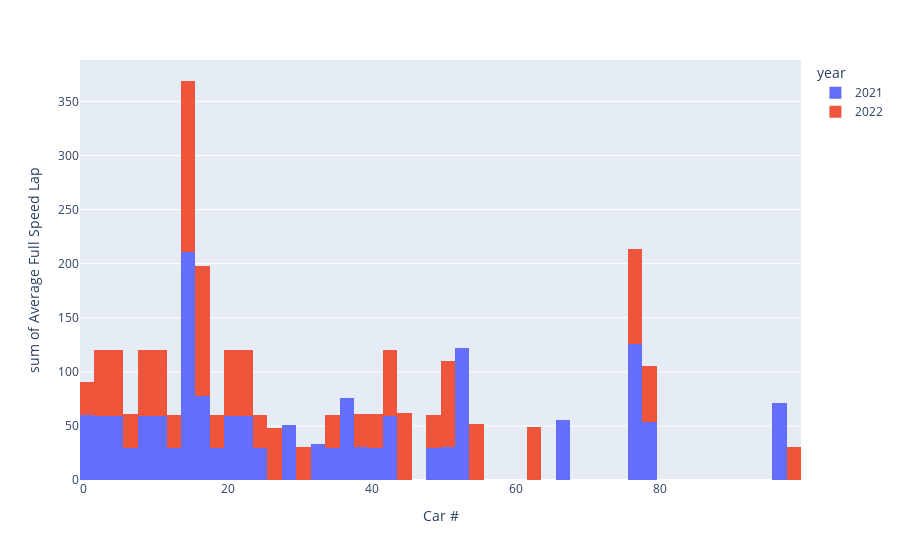

Notebook source saved alongside this figure:
### Code cell
import plotly.express as px
df = px.data.tips()
fig = px.histogram(df_combined, x="Car #", y="Average Full Speed Lap", color="year",
                #    marginal="box", # or violin, rug
                   hover_data=df_combined.columns,nbins=50)
fig.show()

### Figure 1 — Plotly figure (JSON) as saved in the notebook; plotly's stock layout.template omitted (floating-point values rounded to 4 significant figures)
{"data": [{"alignmentgroup": "True", "bingroup": "x", "histfunc": "sum", "hovertemplate": "year=2021<br>Car #=%{x}<br>sum of Average Full Speed Lap=%{y}<extra></extra>", "legendgroup": "2021", "marker": {"color": "#636efa", "pattern": {"shape": ""}}, "name": "2021", "nbinsx": 50, "offsetgroup": "2021", "orientation": "v", "showlegend": true, "type": "histogram", "x": [0, 1, 2, 3, 4, 5, 6, 8, 9, 10, 11, 12, 14, 15, 15, 15, 15, 15, 16, 17, 18, 20, 21, 22, 23, 24, 28, 33, 34, 36, 37, 38, 41, 42, 43, 48, 51, 52, 53, 53, 53, 66, 66, 77, 77, 77, 77, 78, 78, 96, 96], "xaxis": "x", "y": [30.84, 29.61, 29.34, 29.67, 29.59, 29.37, 29.9, 29.77, 29.5, 29.67, 29.37, 29.41, 29.77, 21.06, 49.14, 50.33, 27.52, 33.19, 48.3, 29.74, 29.55, 29.46, 29.59, 29.47, 29.71, 29.45, 50.61, 33.12, 29.83, 46.47, 29.78, 30.09, 29.87, 29.77, 29.66, 29.52, 30.5, 31.4, 27.56, 21.46, 41.31, 21.41, 34.49, 46.33, 25.22, 32.64, 21.32, 32.33, 20.87, 49.6, 21.29], "yaxis": "y"}, {"alignmentgroup": "True", "bingroup": "x", "histfunc": "sum", "hovertemplate": "year=2022<br>Car #=%{x}<br>sum of Average Full Speed Lap=%{y}<extra></extra>", "legendgroup": "2022", "marker": {"color": "#EF553B", "pattern": {"shape": ""}}, "name": "2022", "nbinsx": 50, "offsetgroup": "2022", "orientation": "v", "showlegend": true, "type": "histogram", "x": [1, 2, 3, 4, 5, 6, 8, 9, 10, 11, 12, 14, 15, 15, 15, 15, 16, 16, 16, 17, 18, 20, 21, 22, 23, 24, 27, 31, 34, 38, 41, 42, 43, 44, 45, 48, 50, 51, 55, 62, 77, 77, 77, 78, 78, 99], "xaxis": "x", "y": [30.35, 30.61, 30.61, 30.73, 30.39, 30.7, 30.44, 30.48, 30.56, 30.49, 30.46, 30.62, 47.28, 32.71, 23.06, 24.18, 24.11, 39.55, 25.58, 30.66, 30.52, 30.42, 30.95, 30.35, 30.48, 30.38, 48.2, 30.57, 30.65, 30.82, 30.78, 30.7, 30.45, 31.78, 30.54, 30.49, 48.34, 30.92, 51.97, 49.16, 27.89, 20.44, 39.57, 31.82, 20.67, 30.23], "yaxis": "y"}], "layout": {"barmode": "relative", "legend": {"title": {"text": "year"}, "tracegroupgap": 0}, "margin": {"t": 60}, "xaxis": {"anchor": "y", "domain": [0, 1], "title": {"text": "Car #"}}, "yaxis": {"anchor": "x", "domain": [0, 1], "title": {"text": "sum of Average Full Speed Lap"}}}}
